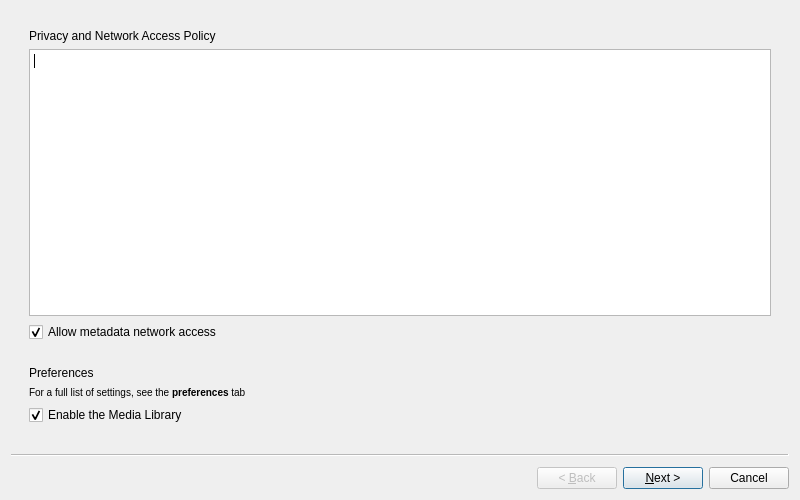
<?xml version="1.0" encoding="UTF-8"?>
<ui version="4.0">
 <class>firstrun</class>
 <widget class="QWizard" name="firstrun">
  <property name="geometry">
   <rect>
    <x>0</x>
    <y>0</y>
    <width>800</width>
    <height>500</height>
   </rect>
  </property>
  <property name="sizePolicy">
   <sizepolicy hsizetype="MinimumExpanding" vsizetype="MinimumExpanding">
    <horstretch>0</horstretch>
    <verstretch>0</verstretch>
   </sizepolicy>
  </property>
  <property name="minimumSize">
   <size>
    <width>650</width>
    <height>400</height>
   </size>
  </property>
  <property name="windowTitle">
   <string>Welcome</string>
  </property>
  <widget class="QWizardPage" name="welcomePage">
   <property name="minimumSize">
    <size>
     <width>320</width>
     <height>0</height>
    </size>
   </property>
   <layout class="QGridLayout" name="gridLayout">
    <item row="0" column="0">
     <widget class="QFrame" name="horizontalFrame_policy">
      <property name="sizePolicy">
       <sizepolicy hsizetype="Minimum" vsizetype="MinimumExpanding">
        <horstretch>0</horstretch>
        <verstretch>0</verstretch>
       </sizepolicy>
      </property>
      <layout class="QVBoxLayout" name="verticalLayout">
       <item>
        <widget class="QLabel" name="privacy">
         <property name="text">
          <string>Privacy and Network Access Policy</string>
         </property>
        </widget>
       </item>
       <item>
        <widget class="QTextEdit" name="policy">
         <property name="enabled">
          <bool>true</bool>
         </property>
        </widget>
       </item>
       <item>
        <widget class="QCheckBox" name="privacyCheckbox">
         <property name="text">
          <string>Allow metadata network access</string>
         </property>
         <property name="checked">
          <bool>true</bool>
         </property>
        </widget>
       </item>
      </layout>
     </widget>
    </item>
    <item row="1" column="0">
     <widget class="QFrame" name="horizontalFrame_prefs">
      <property name="sizePolicy">
       <sizepolicy hsizetype="Minimum" vsizetype="Minimum">
        <horstretch>0</horstretch>
        <verstretch>0</verstretch>
       </sizepolicy>
      </property>
      <layout class="QVBoxLayout" name="verticalLayout_3">
       <item>
        <widget class="QLabel" name="pref">
         <property name="text">
          <string>Preferences</string>
         </property>
        </widget>
       </item>
       <item>
        <widget class="QLabel" name="label">
         <property name="text">
          <string>&lt;small&gt;For a full list of settings, see the &lt;b&gt;preferences&lt;/b&gt; tab&lt;/small&gt;</string>
         </property>
        </widget>
       </item>
       <item>
        <widget class="QCheckBox" name="enableMl">
         <property name="text">
          <string>Enable the Media Library</string>
         </property>
         <property name="checked">
          <bool>true</bool>
         </property>
        </widget>
       </item>
      </layout>
     </widget>
    </item>
   </layout>
  </widget>
  <widget class="QWizardPage" name="folderPage">
   <layout class="QGridLayout" name="gridLayout_2">
    <item row="0" column="0">
     <widget class="QLabel" name="folderLabel">
      <property name="text">
       <string>Folders scanned by the Media Library</string>
      </property>
     </widget>
    </item>
    <item row="0" column="1">
     <widget class="QPushButton" name="addButton">
      <property name="maximumSize">
       <size>
        <width>16</width>
        <height>16</height>
       </size>
      </property>
      <property name="text">
       <string>+</string>
      </property>
     </widget>
    </item>
    <item row="1" column="0" colspan="2">
     <widget class="MLFoldersEditor" name="entryPoints">
      <property name="editTriggers">
       <set>QAbstractItemView::AllEditTriggers</set>
      </property>
      <property name="alternatingRowColors">
       <bool>true</bool>
      </property>
      <property name="showGrid">
       <bool>false</bool>
      </property>
      <property name="rowCount">
       <number>1</number>
      </property>
      <attribute name="horizontalHeaderShowSortIndicator" stdset="0">
       <bool>false</bool>
      </attribute>
      <row/>
     </widget>
    </item>
   </layout>
  </widget>
  <widget class="QWizardPage" name="colorSchemePage">
   <layout class="QGridLayout" name="gridLayout_3">
    <item row="1" column="0">
     <spacer name="verticalSpacer">
      <property name="orientation">
       <enum>Qt::Vertical</enum>
      </property>
      <property name="sizeType">
       <enum>QSizePolicy::MinimumExpanding</enum>
      </property>
      <property name="sizeHint" stdset="0">
       <size>
        <width>20</width>
        <height>20</height>
       </size>
      </property>
     </spacer>
    </item>
    <item row="2" column="1">
     <layout class="QVBoxLayout" name="verticalLayout_4">
      <item alignment="Qt::AlignHCenter">
       <widget class="QRadioButton" name="lightButton">
        <property name="text">
         <string>Light</string>
        </property>
       </widget>
      </item>
      <item>
       <spacer name="verticalSpacer_3">
        <property name="orientation">
         <enum>Qt::Vertical</enum>
        </property>
        <property name="sizeType">
         <enum>QSizePolicy::Maximum</enum>
        </property>
        <property name="sizeHint" stdset="0">
         <size>
          <width>20</width>
          <height>20</height>
         </size>
        </property>
       </spacer>
      </item>
      <item>
       <widget class="QPushButton" name="lightImage">
        <property name="text">
         <string/>
        </property>
        <property name="icon">
         <iconset resource="../../vlc.qrc">
          <normaloff>:/misc/theme_light.svg</normaloff>:/misc/theme_light.svg</iconset>
        </property>
        <property name="iconSize">
         <size>
          <width>87</width>
          <height>154</height>
         </size>
        </property>
        <property name="flat">
         <bool>true</bool>
        </property>
       </widget>
      </item>
     </layout>
    </item>
    <item row="2" column="2">
     <layout class="QVBoxLayout" name="verticalLayout_5">
      <item alignment="Qt::AlignHCenter">
       <widget class="QRadioButton" name="darkButton">
        <property name="text">
         <string>Dark</string>
        </property>
       </widget>
      </item>
      <item>
       <spacer name="verticalSpacer_4">
        <property name="orientation">
         <enum>Qt::Vertical</enum>
        </property>
        <property name="sizeType">
         <enum>QSizePolicy::Maximum</enum>
        </property>
        <property name="sizeHint" stdset="0">
         <size>
          <width>20</width>
          <height>20</height>
         </size>
        </property>
       </spacer>
      </item>
      <item>
       <widget class="QPushButton" name="darkImage">
        <property name="text">
         <string/>
        </property>
        <property name="icon">
         <iconset resource="../../vlc.qrc">
          <normaloff>:/misc/theme_dark.svg</normaloff>:/misc/theme_dark.svg</iconset>
        </property>
        <property name="iconSize">
         <size>
          <width>87</width>
          <height>154</height>
         </size>
        </property>
        <property name="flat">
         <bool>true</bool>
        </property>
       </widget>
      </item>
     </layout>
    </item>
    <item row="0" column="0">
     <widget class="QLabel" name="colorLabel">
      <property name="text">
       <string>Select a color scheme</string>
      </property>
     </widget>
    </item>
    <item row="2" column="0">
     <layout class="QVBoxLayout" name="verticalLayout_2">
      <item alignment="Qt::AlignHCenter">
       <widget class="QRadioButton" name="systemButton">
        <property name="text">
         <string>System </string>
        </property>
        <property name="checked">
         <bool>true</bool>
        </property>
       </widget>
      </item>
      <item>
       <spacer name="verticalSpacer_2">
        <property name="orientation">
         <enum>Qt::Vertical</enum>
        </property>
        <property name="sizeType">
         <enum>QSizePolicy::Maximum</enum>
        </property>
        <property name="sizeHint" stdset="0">
         <size>
          <width>20</width>
          <height>20</height>
         </size>
        </property>
       </spacer>
      </item>
      <item>
       <widget class="QPushButton" name="daynightImage">
        <property name="text">
         <string/>
        </property>
        <property name="icon">
         <iconset resource="../../vlc.qrc">
          <normaloff>:/misc/theme_daynight.svg</normaloff>:/misc/theme_daynight.svg</iconset>
        </property>
        <property name="iconSize">
         <size>
          <width>87</width>
          <height>154</height>
         </size>
        </property>
        <property name="flat">
         <bool>true</bool>
        </property>
       </widget>
      </item>
     </layout>
    </item>
    <item row="3" column="1">
     <spacer name="verticalSpacer_5">
      <property name="orientation">
       <enum>Qt::Vertical</enum>
      </property>
      <property name="sizeType">
       <enum>QSizePolicy::Maximum</enum>
      </property>
      <property name="sizeHint" stdset="0">
       <size>
        <width>20</width>
        <height>10</height>
       </size>
      </property>
     </spacer>
    </item>
    <item row="4" column="0" colspan="3">
     <widget class="QLabel" name="explainerLabel">
      <property name="text">
       <string>&lt;i&gt;VLC will automatically switch to dark mode accordingly with system settings&lt;/i&gt;</string>
      </property>
      <property name="scaledContents">
       <bool>false</bool>
      </property>
      <property name="alignment">
       <set>Qt::AlignCenter</set>
      </property>
      <property name="wordWrap">
       <bool>true</bool>
      </property>
     </widget>
    </item>
    <item row="5" column="0">
     <spacer name="verticalSpacer_10">
      <property name="orientation">
       <enum>Qt::Vertical</enum>
      </property>
      <property name="sizeType">
       <enum>QSizePolicy::MinimumExpanding</enum>
      </property>
      <property name="sizeHint" stdset="0">
       <size>
        <width>20</width>
        <height>40</height>
       </size>
      </property>
     </spacer>
    </item>
   </layout>
  </widget>
  <widget class="QWizardPage" name="layoutPage">
   <layout class="QGridLayout" name="gridLayout_4">
    <item row="4" column="0" colspan="2">
     <spacer name="verticalSpacer_7">
      <property name="orientation">
       <enum>Qt::Vertical</enum>
      </property>
      <property name="sizeType">
       <enum>QSizePolicy::Minimum</enum>
      </property>
      <property name="sizeHint" stdset="0">
       <size>
        <width>20</width>
        <height>20</height>
       </size>
      </property>
     </spacer>
    </item>
    <item row="1" column="0" colspan="2">
     <spacer name="verticalSpacer_6">
      <property name="orientation">
       <enum>Qt::Vertical</enum>
      </property>
      <property name="sizeType">
       <enum>QSizePolicy::MinimumExpanding</enum>
      </property>
      <property name="sizeHint" stdset="0">
       <size>
        <width>20</width>
        <height>20</height>
       </size>
      </property>
     </spacer>
    </item>
    <item row="0" column="0">
     <widget class="QLabel" name="layoutLabel">
      <property name="text">
       <string>Select a layout</string>
      </property>
     </widget>
    </item>
    <item row="2" column="0">
     <layout class="QVBoxLayout" name="verticalLayout_6">
      <item alignment="Qt::AlignHCenter">
       <widget class="QRadioButton" name="modernButton">
        <property name="text">
         <string>Modern</string>
        </property>
        <property name="checked">
         <bool>true</bool>
        </property>
        <attribute name="buttonGroup">
         <string notr="true">layoutGroup</string>
        </attribute>
       </widget>
      </item>
      <item>
       <spacer name="verticalSpacer_8">
        <property name="orientation">
         <enum>Qt::Vertical</enum>
        </property>
        <property name="sizeType">
         <enum>QSizePolicy::Maximum</enum>
        </property>
        <property name="sizeHint" stdset="0">
         <size>
          <width>0</width>
          <height>20</height>
         </size>
        </property>
       </spacer>
      </item>
      <item>
       <widget class="QPushButton" name="modernImage">
        <property name="text">
         <string/>
        </property>
        <property name="icon">
         <iconset resource="../../vlc.qrc">
          <normaloff>:/prefsmenu/sample_minimal.png</normaloff>:/prefsmenu/sample_minimal.png</iconset>
        </property>
        <property name="iconSize">
         <size>
          <width>244</width>
          <height>145</height>
         </size>
        </property>
        <property name="flat">
         <bool>true</bool>
        </property>
       </widget>
      </item>
     </layout>
    </item>
    <item row="2" column="1">
     <layout class="QVBoxLayout" name="verticalLayout_7">
      <item alignment="Qt::AlignHCenter">
       <widget class="QRadioButton" name="classicButton">
        <property name="text">
         <string>Classic</string>
        </property>
        <attribute name="buttonGroup">
         <string notr="true">layoutGroup</string>
        </attribute>
       </widget>
      </item>
      <item>
       <spacer name="verticalSpacer_9">
        <property name="orientation">
         <enum>Qt::Vertical</enum>
        </property>
        <property name="sizeType">
         <enum>QSizePolicy::Maximum</enum>
        </property>
        <property name="sizeHint" stdset="0">
         <size>
          <width>0</width>
          <height>20</height>
         </size>
        </property>
       </spacer>
      </item>
      <item>
       <widget class="QPushButton" name="classicImage">
        <property name="text">
         <string/>
        </property>
        <property name="icon">
         <iconset resource="../../vlc.qrc">
          <normaloff>:/prefsmenu/sample_complete.png</normaloff>:/prefsmenu/sample_complete.png</iconset>
        </property>
        <property name="iconSize">
         <size>
          <width>244</width>
          <height>145</height>
         </size>
        </property>
        <property name="flat">
         <bool>true</bool>
        </property>
       </widget>
      </item>
     </layout>
    </item>
    <item row="5" column="0" colspan="2">
     <widget class="QLabel" name="layoutExplainer">
      <property name="text">
       <string>&lt;i&gt;VLC will use a modern layout with no menubar or pinned controls but with client-side decoration&lt;/i&gt;</string>
      </property>
      <property name="alignment">
       <set>Qt::AlignCenter</set>
      </property>
     </widget>
    </item>
    <item row="6" column="0">
     <spacer name="verticalSpacer_11">
      <property name="orientation">
       <enum>Qt::Vertical</enum>
      </property>
      <property name="sizeType">
       <enum>QSizePolicy::MinimumExpanding</enum>
      </property>
      <property name="sizeHint" stdset="0">
       <size>
        <width>20</width>
        <height>40</height>
       </size>
      </property>
     </spacer>
    </item>
   </layout>
  </widget>
 </widget>
 <customwidgets>
  <customwidget>
   <class>MLFoldersEditor</class>
   <extends>QTableWidget</extends>
   <header>widgets/native/mlfolderseditor.hpp</header>
  </customwidget>
 </customwidgets>
 <resources>
  <include location="../../vlc.qrc"/>
 </resources>
 <connections/>
 <buttongroups>
  <buttongroup name="layoutGroup"/>
 </buttongroups>
</ui>
